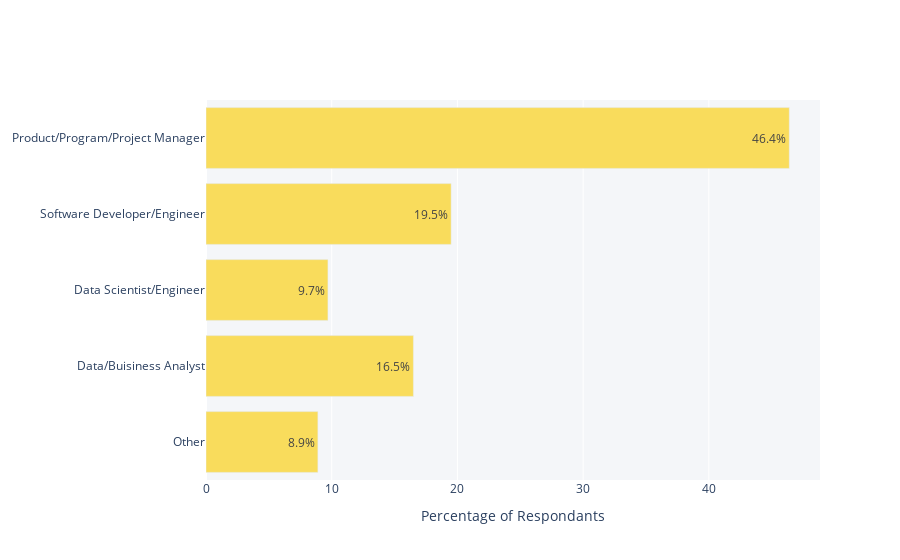

This figure's notebook cell:
### Markdown cell above
# 8 - Job Title

### Code cell
x = [8.9, 16.5, 9.7, 19.5, 46.4]
y = ['Other','Data/Buisiness Analyst','Data Scientist/Engineer', 'Software Developer/Engineer','Product/Program/Project Manager']

fig = go.Figure(go.Bar(
            x=x,
            y=y,
            text = x,
            orientation='h'))

fig.update_layout(plot_bgcolor='#f4f6f9')
fig.update_traces(marker_color='#f9dc5c')
    
fig.update_xaxes(title_text="Percentage of Respondants")
fig.update_traces(texttemplate='%{text}%', textposition='auto')


fig.show()

### Figure 1 — Plotly figure (JSON) as saved in the notebook; plotly's stock layout.template omitted (floating-point values rounded to 4 significant figures)
{"data": [{"marker": {"color": "#f9dc5c"}, "orientation": "h", "text": ["8.9", "16.5", "9.7", "19.5", "46.4"], "textposition": "auto", "texttemplate": "%{text}%", "type": "bar", "x": [8.9, 16.5, 9.7, 19.5, 46.4], "y": ["Other", "Data/Buisiness Analyst", "Data Scientist/Engineer", "Software Developer/Engineer", "Product/Program/Project Manager"]}], "layout": {"plot_bgcolor": "#f4f6f9", "xaxis": {"title": {"text": "Percentage of Respondants"}}}}
